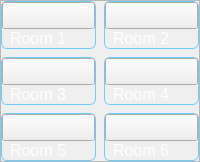
                            <widget class="QFrame" name="page_admin_FroomNkey_rooms">
                             <property name="styleSheet">
                              <string notr="true">color: white;
font: 12pt;</string>
                             </property>
                             <property name="frameShape">
                              <enum>QFrame::StyledPanel</enum>
                             </property>
                             <property name="frameShadow">
                              <enum>QFrame::Raised</enum>
                             </property>
                             <layout class="QGridLayout" name="gridLayout_page_admin_FroomNkey_rooms">
                              <property name="leftMargin">
                               <number>0</number>
                              </property>
                              <property name="topMargin">
                               <number>0</number>
                              </property>
                              <property name="rightMargin">
                               <number>0</number>
                              </property>
                              <property name="bottomMargin">
                               <number>0</number>
                              </property>
                              <property name="spacing">
                               <number>8</number>
                              </property>
                              <item row="2" column="1">
                               <widget class="QFrame" name="admin_room1">
                                <property name="styleSheet">
                                 <string notr="true">QFrame {
border: 1px solid #69cdff;
border-radius: 6px;
}
</string>
                                </property>
                                <property name="frameShape">
                                 <enum>QFrame::StyledPanel</enum>
                                </property>
                                <property name="frameShadow">
                                 <enum>QFrame::Raised</enum>
                                </property>
                                <layout class="QVBoxLayout" name="verticalLayout_admin_room1" stretch="5,1">
                                 <property name="spacing">
                                  <number>0</number>
                                 </property>
                                 <property name="leftMargin">
                                  <number>0</number>
                                 </property>
                                 <property name="topMargin">
                                  <number>0</number>
                                 </property>
                                 <property name="rightMargin">
                                  <number>0</number>
                                 </property>
                                 <property name="bottomMargin">
                                  <number>0</number>
                                 </property>
                                 <item>
                                  <widget class="QPushButton" name="admin_pushButton_room1">
                                   <property name="sizePolicy">
                                    <sizepolicy hsizetype="Preferred" vsizetype="Preferred">
                                     <horstretch>0</horstretch>
                                     <verstretch>0</verstretch>
                                    </sizepolicy>
                                   </property>
                                   <property name="text">
                                    <string/>
                                   </property>
                                  </widget>
                                 </item>
                                 <item>
                                  <widget class="QLabel" name="admin_label_room1">
                                   <property name="styleSheet">
                                    <string notr="true">border: 0;
margin-left: 4px;</string>
                                   </property>
                                   <property name="text">
                                    <string>Room 1</string>
                                   </property>
                                  </widget>
                                 </item>
                                </layout>
                               </widget>
                              </item>
                              <item row="2" column="2">
                               <widget class="QFrame" name="admin_room2">
                                <property name="styleSheet">
                                 <string notr="true">QFrame {
border: 1px solid #69cdff;
border-radius: 6px;
}
</string>
                                </property>
                                <property name="frameShape">
                                 <enum>QFrame::StyledPanel</enum>
                                </property>
                                <property name="frameShadow">
                                 <enum>QFrame::Raised</enum>
                                </property>
                                <layout class="QVBoxLayout" name="verticalLayout_admin_room2" stretch="5,1">
                                 <property name="spacing">
                                  <number>0</number>
                                 </property>
                                 <property name="leftMargin">
                                  <number>0</number>
                                 </property>
                                 <property name="topMargin">
                                  <number>0</number>
                                 </property>
                                 <property name="rightMargin">
                                  <number>0</number>
                                 </property>
                                 <property name="bottomMargin">
                                  <number>0</number>
                                 </property>
                                 <item>
                                  <widget class="QPushButton" name="admin_pushButton_room2">
                                   <property name="sizePolicy">
                                    <sizepolicy hsizetype="Preferred" vsizetype="Preferred">
                                     <horstretch>0</horstretch>
                                     <verstretch>0</verstretch>
                                    </sizepolicy>
                                   </property>
                                   <property name="text">
                                    <string/>
                                   </property>
                                  </widget>
                                 </item>
                                 <item>
                                  <widget class="QLabel" name="admin_label_room2">
                                   <property name="styleSheet">
                                    <string notr="true">border:0;
margin-left: 4px;</string>
                                   </property>
                                   <property name="text">
                                    <string>Room 2</string>
                                   </property>
                                  </widget>
                                 </item>
                                </layout>
                               </widget>
                              </item>
                              <item row="3" column="1">
                               <widget class="QFrame" name="admin_room3">
                                <property name="styleSheet">
                                 <string notr="true">QFrame {
border: 1px solid #69cdff;
border-radius: 6px;
}
</string>
                                </property>
                                <property name="frameShape">
                                 <enum>QFrame::StyledPanel</enum>
                                </property>
                                <property name="frameShadow">
                                 <enum>QFrame::Raised</enum>
                                </property>
                                <layout class="QVBoxLayout" name="verticalLayout_admin_room3" stretch="5,1">
                                 <property name="spacing">
                                  <number>0</number>
                                 </property>
                                 <property name="leftMargin">
                                  <number>0</number>
                                 </property>
                                 <property name="topMargin">
                                  <number>0</number>
                                 </property>
                                 <property name="rightMargin">
                                  <number>0</number>
                                 </property>
                                 <property name="bottomMargin">
                                  <number>0</number>
                                 </property>
                                 <item>
                                  <widget class="QPushButton" name="admin_pushButton_room3">
                                   <property name="sizePolicy">
                                    <sizepolicy hsizetype="Preferred" vsizetype="Preferred">
                                     <horstretch>0</horstretch>
                                     <verstretch>0</verstretch>
                                    </sizepolicy>
                                   </property>
                                   <property name="text">
                                    <string/>
                                   </property>
                                  </widget>
                                 </item>
                                 <item>
                                  <widget class="QLabel" name="admin_label_room3">
                                   <property name="styleSheet">
                                    <string notr="true">border:0;
margin-left: 4px;</string>
                                   </property>
                                   <property name="text">
                                    <string>Room 3</string>
                                   </property>
                                  </widget>
                                 </item>
                                </layout>
                               </widget>
                              </item>
                              <item row="3" column="2">
                               <widget class="QFrame" name="admin_room4">
                                <property name="styleSheet">
                                 <string notr="true">QFrame {
border: 1px solid #69cdff;
border-radius: 6px;
}
</string>
                                </property>
                                <property name="frameShape">
                                 <enum>QFrame::StyledPanel</enum>
                                </property>
                                <property name="frameShadow">
                                 <enum>QFrame::Raised</enum>
                                </property>
                                <layout class="QVBoxLayout" name="verticalLayout_admin_room4" stretch="5,1">
                                 <property name="spacing">
                                  <number>0</number>
                                 </property>
                                 <property name="leftMargin">
                                  <number>0</number>
                                 </property>
                                 <property name="topMargin">
                                  <number>0</number>
                                 </property>
                                 <property name="rightMargin">
                                  <number>0</number>
                                 </property>
                                 <property name="bottomMargin">
                                  <number>0</number>
                                 </property>
                                 <item>
                                  <widget class="QPushButton" name="admin_pushButton_room4">
                                   <property name="sizePolicy">
                                    <sizepolicy hsizetype="Preferred" vsizetype="Preferred">
                                     <horstretch>0</horstretch>
                                     <verstretch>0</verstretch>
                                    </sizepolicy>
                                   </property>
                                   <property name="text">
                                    <string/>
                                   </property>
                                  </widget>
                                 </item>
                                 <item>
                                  <widget class="QLabel" name="admin_label_room4">
                                   <property name="styleSheet">
                                    <string notr="true">border:0;
margin-left: 4px;</string>
                                   </property>
                                   <property name="text">
                                    <string>Room 4</string>
                                   </property>
                                  </widget>
                                 </item>
                                </layout>
                               </widget>
                              </item>
                              <item row="4" column="1">
                               <widget class="QFrame" name="admin_room5">
                                <property name="styleSheet">
                                 <string notr="true">QFrame {
border: 1px solid #69cdff;
border-radius: 6px;
}
</string>
                                </property>
                                <property name="frameShape">
                                 <enum>QFrame::StyledPanel</enum>
                                </property>
                                <property name="frameShadow">
                                 <enum>QFrame::Raised</enum>
                                </property>
                                <layout class="QVBoxLayout" name="verticalLayout_admin_room5" stretch="5,1">
                                 <property name="spacing">
                                  <number>0</number>
                                 </property>
                                 <property name="leftMargin">
                                  <number>0</number>
                                 </property>
                                 <property name="topMargin">
                                  <number>0</number>
                                 </property>
                                 <property name="rightMargin">
                                  <number>0</number>
                                 </property>
                                 <property name="bottomMargin">
                                  <number>0</number>
                                 </property>
                                 <item>
                                  <widget class="QPushButton" name="admin_pushButton_room5">
                                   <property name="sizePolicy">
                                    <sizepolicy hsizetype="Preferred" vsizetype="Preferred">
                                     <horstretch>0</horstretch>
                                     <verstretch>0</verstretch>
                                    </sizepolicy>
                                   </property>
                                   <property name="text">
                                    <string/>
                                   </property>
                                  </widget>
                                 </item>
                                 <item>
                                  <widget class="QLabel" name="admin_label_room5">
                                   <property name="styleSheet">
                                    <string notr="true">border:0;
margin-left: 4px;</string>
                                   </property>
                                   <property name="text">
                                    <string>Room 5</string>
                                   </property>
                                  </widget>
                                 </item>
                                </layout>
                               </widget>
                              </item>
                              <item row="4" column="2">
                               <widget class="QFrame" name="admin_room6">
                                <property name="styleSheet">
                                 <string notr="true">QFrame {
border: 1px solid #69cdff;
border-radius: 6px;
}
</string>
                                </property>
                                <property name="frameShape">
                                 <enum>QFrame::StyledPanel</enum>
                                </property>
                                <property name="frameShadow">
                                 <enum>QFrame::Raised</enum>
                                </property>
                                <layout class="QVBoxLayout" name="verticalLayout_admin_room6" stretch="5,1">
                                 <property name="spacing">
                                  <number>0</number>
                                 </property>
                                 <property name="leftMargin">
                                  <number>0</number>
                                 </property>
                                 <property name="topMargin">
                                  <number>0</number>
                                 </property>
                                 <property name="rightMargin">
                                  <number>0</number>
                                 </property>
                                 <property name="bottomMargin">
                                  <number>0</number>
                                 </property>
                                 <item>
                                  <widget class="QPushButton" name="admin_pushButton_room6">
                                   <property name="sizePolicy">
                                    <sizepolicy hsizetype="Preferred" vsizetype="Preferred">
                                     <horstretch>0</horstretch>
                                     <verstretch>0</verstretch>
                                    </sizepolicy>
                                   </property>
                                   <property name="text">
                                    <string/>
                                   </property>
                                  </widget>
                                 </item>
                                 <item>
                                  <widget class="QLabel" name="admin_label_room6">
                                   <property name="styleSheet">
                                    <string notr="true">border:0;
margin-left: 4px;</string>
                                   </property>
                                   <property name="text">
                                    <string>Room 6</string>
                                   </property>
                                  </widget>
                                 </item>
                                </layout>
                               </widget>
                              </item>
                             </layout>
                            </widget>
